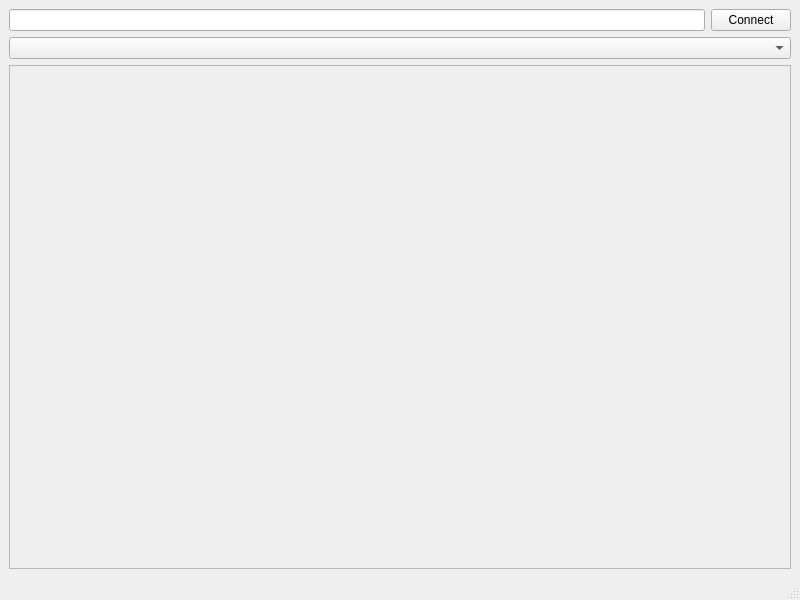
<?xml version="1.0" encoding="UTF-8"?>
<ui version="4.0">
 <class>MainWindow</class>
 <widget class="QMainWindow" name="MainWindow">
  <property name="geometry">
   <rect>
    <x>0</x>
    <y>0</y>
    <width>800</width>
    <height>600</height>
   </rect>
  </property>
  <property name="windowTitle">
   <string>MainWindow</string>
  </property>
  <widget class="QWidget" name="centralwidget">
   <layout class="QGridLayout" name="gridLayout">
    <item row="0" column="0">
     <widget class="QLineEdit" name="indiServer"/>
    </item>
    <item row="0" column="1">
     <widget class="QPushButton" name="connectButton">
      <property name="text">
       <string>Connect</string>
      </property>
     </widget>
    </item>
    <item row="2" column="0" colspan="2">
     <widget class="QFrame" name="frame">
      <property name="frameShape">
       <enum>QFrame::StyledPanel</enum>
      </property>
      <property name="frameShadow">
       <enum>QFrame::Raised</enum>
      </property>
     </widget>
    </item>
    <item row="1" column="0" colspan="2">
     <widget class="QComboBox" name="selectJoypad"/>
    </item>
   </layout>
  </widget>
  <widget class="QMenuBar" name="menubar">
   <property name="geometry">
    <rect>
     <x>0</x>
     <y>0</y>
     <width>800</width>
     <height>19</height>
    </rect>
   </property>
  </widget>
  <widget class="QStatusBar" name="statusbar"/>
 </widget>
 <resources/>
 <connections/>
</ui>
